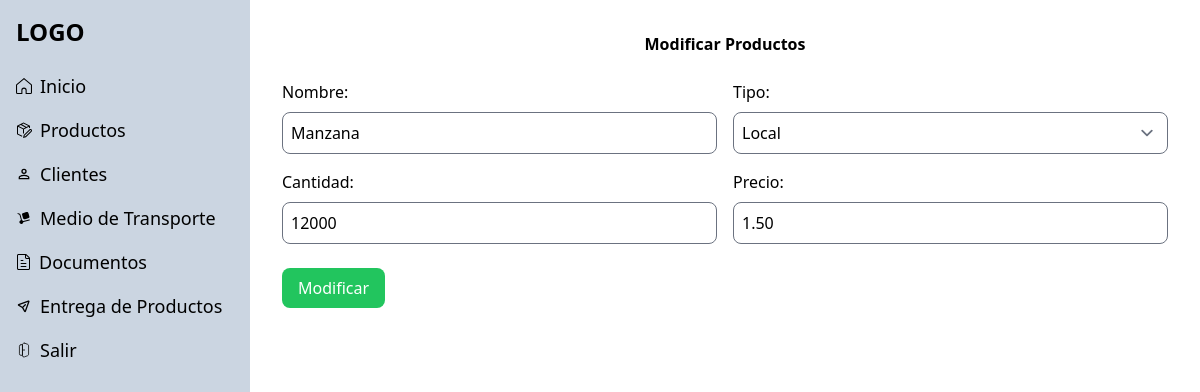
Page /php/layout/modificar-producto.php?id=1 (signed in) on the committed database.
### tables this page shows
CREATE TABLE
  producto (
    producto_id INT AUTO_INCREMENT PRIMARY KEY,
    nombre VARCHAR(100) NOT NULL,
    tipo VARCHAR(10) NOT NULL,  
    cantidad INT NOT NULL,
    precio DECIMAL(10, 2) NOT NULL
  );

### php/layout/modificar-producto.php (the view, shortened to what this page needs)
<?php
include('../config/connection.php');
include('../components/head.php');
include('../components/sidebar.php');
if (isset($_GET['id'])) {
  $idProducto = intval($_GET['id']);
  $sqlProducto = "SELECT * FROM producto WHERE producto_id = ?";
  if ($stmt = $conn->prepare($sqlProducto)) {
    $stmt->bind_param("i", $idProducto);
    $stmt->execute();
    $result = $stmt->get_result();
    if ($result->num_rows == 1) {
      $producto = $result->fetch_assoc();
    } else {
      echo "<p>Producto no encontrado</p>";
      exit;
    }
  } else {
    echo "Error al preparar la consulta: " . $conn->error;
    exit;
  }
} else {
  echo "<p>ID no proporcionado</p>";
  exit;
}
?>
<section class="p-8">
  <div class="container mx-auto">
    <h2 class="text-4 xl font-bold mb-6 text-center">Modificar Productos</h2>
    <form id="compraForm" method="POST" action="../controllers/productoCtrl/modificarCtrl.php" class="grid gap-6">
      <div class="grid grid-cols-2 gap-4">
        <div class="flex flex-col">
          <label for="nombre" class="mb-2">Nombre:</label>
          <input type="text" id="nombre" name="nombre" value="<?php echo $producto['nombre']; ?>" class="p-2 border rounded-lg">
        </div>
        <div class="flex flex-col">
          <label for="tipo" class="mb-2">Tipo:</label>
          <select id="tipo" name="tipo" class="p-2 border rounded-lg">
            <option value="Local" <?php if ($producto['tipo'] == 'Local') {
                                    echo 'selected';
                                  }; ?>>Local</option>
          </select>
        </div>
        <div class="flex flex-col">
          <label for="cantidad" class="mb-2">Cantidad:</label>
          <input type="number" step="1" id="cantidad" name="cantidad" value="<?php echo $producto['cantidad']; ?>" class="p-2 border rounded-lg">
        </div>
        <div class="flex flex-col">
          <label for="precio" class="mb-2">Precio:</label>
          <input type="number" step="0.01" id="precio" name="precio" value="<?php echo $producto['precio']; ?>" class="p-2 border rounded-lg">
        </div>
      </div>
      <div class="grid gap-4">
        <div class="flex justify-between">
          <button type="submit" class="bg-green-500 text-white px-4 py-2 rounded-lg">Modificar</button>
        </div>
      </div>
    </form>
  </div>
</section>
<?php include('../components/footer.php'); ?>

### css/style.css (style rules this page uses)
.main-content { grid-template-columns:250px 1fr }

### rows in the picture
producto: nombre "Manzana", tipo "Local", cantidad "12000", precio "1.50"
